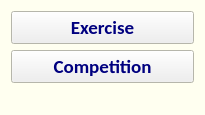
<?xml version="1.0" encoding="UTF-8"?>
<ui version="4.0">
 <class>PopupChoice</class>
 <widget class="QWidget" name="PopupChoice">
  <property name="geometry">
   <rect>
    <x>0</x>
    <y>0</y>
    <width>205</width>
    <height>103</height>
   </rect>
  </property>
  <property name="palette">
   <palette>
    <active>
     <colorrole role="ButtonText">
      <brush brushstyle="SolidPattern">
       <color alpha="255">
        <red>0</red>
        <green>0</green>
        <blue>127</blue>
       </color>
      </brush>
     </colorrole>
     <colorrole role="Base">
      <brush brushstyle="SolidPattern">
       <color alpha="255">
        <red>255</red>
        <green>255</green>
        <blue>255</blue>
       </color>
      </brush>
     </colorrole>
     <colorrole role="Window">
      <brush brushstyle="SolidPattern">
       <color alpha="255">
        <red>255</red>
        <green>255</green>
        <blue>240</blue>
       </color>
      </brush>
     </colorrole>
    </active>
    <inactive>
     <colorrole role="ButtonText">
      <brush brushstyle="SolidPattern">
       <color alpha="255">
        <red>0</red>
        <green>0</green>
        <blue>127</blue>
       </color>
      </brush>
     </colorrole>
     <colorrole role="Base">
      <brush brushstyle="SolidPattern">
       <color alpha="255">
        <red>255</red>
        <green>255</green>
        <blue>255</blue>
       </color>
      </brush>
     </colorrole>
     <colorrole role="Window">
      <brush brushstyle="SolidPattern">
       <color alpha="255">
        <red>255</red>
        <green>255</green>
        <blue>240</blue>
       </color>
      </brush>
     </colorrole>
    </inactive>
    <disabled>
     <colorrole role="ButtonText">
      <brush brushstyle="SolidPattern">
       <color alpha="255">
        <red>120</red>
        <green>120</green>
        <blue>120</blue>
       </color>
      </brush>
     </colorrole>
     <colorrole role="Base">
      <brush brushstyle="SolidPattern">
       <color alpha="255">
        <red>255</red>
        <green>255</green>
        <blue>240</blue>
       </color>
      </brush>
     </colorrole>
     <colorrole role="Window">
      <brush brushstyle="SolidPattern">
       <color alpha="255">
        <red>255</red>
        <green>255</green>
        <blue>240</blue>
       </color>
      </brush>
     </colorrole>
    </disabled>
   </palette>
  </property>
  <property name="font">
   <font>
    <family>Calibri</family>
    <pointsize>14</pointsize>
    <weight>75</weight>
    <bold>true</bold>
   </font>
  </property>
  <property name="windowTitle">
   <string>Choose mode</string>
  </property>
  <layout class="QVBoxLayout" name="verticalLayout">
   <item>
    <widget class="QPushButton" name="BtnSolo">
     <property name="text">
      <string>Exercise</string>
     </property>
    </widget>
   </item>
   <item>
    <widget class="QPushButton" name="BtnContest">
     <property name="text">
      <string>Competition</string>
     </property>
    </widget>
   </item>
   <item>
    <widget class="QLabel" name="LbInfo">
     <property name="font">
      <font>
       <pointsize>9</pointsize>
       <weight>50</weight>
       <bold>false</bold>
      </font>
     </property>
     <property name="text">
      <string/>
     </property>
     <property name="alignment">
      <set>Qt::AlignCenter</set>
     </property>
    </widget>
   </item>
  </layout>
 </widget>
 <resources/>
 <connections/>
</ui>
